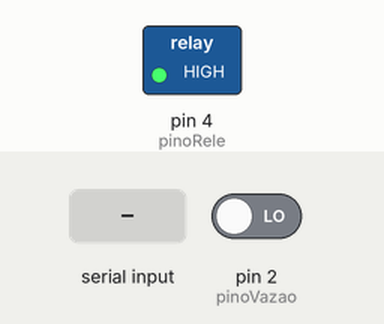
Recording of a sketch running on a simulated Arduino Uno, built with avr-gcc and run on an emulated ATmega328P. On the bench: switched loads named in the sketch (green lamp = pin HIGH). Inputs (shaded band) come from the test bench; at power-on: pin 2 (pinoVazao) LOW.

Above: at 1.2 s.
1.3 s: "IniciaIrrigacao" received over Serial
At 2.7 s:
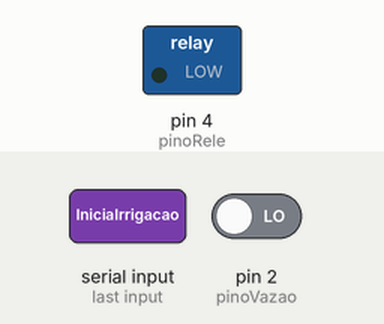
3.8 s: "CancelaIrrigacao" received over Serial
At 5.8 s:
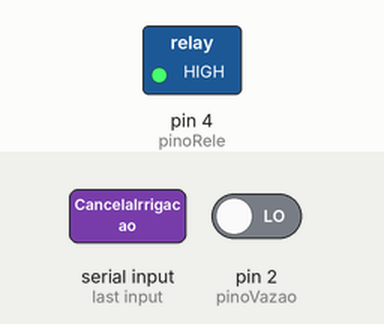
Timing chart, 0 to 7.3 s (numbered marks = the images above; inputs shaded):
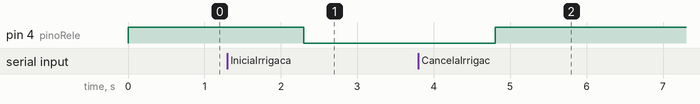

Measured:
- after the input at 1.3 s, pin 4 (pinoRele): HIGH → LOW after 1.0 s
- after the input at 3.8 s, pin 4 (pinoRele): LOW → HIGH after 1.0 s

The sketch:

atuador.ino
```cpp
/*
 * Programa: codigo do atuador (rele e sensor de vazao)
 * Autora: Sayonara
 */

#define pinoVazao 2
#define pinoRele 4

int pulsoAtual = 0; //Variavel para armazenar o sinal do sensor de vazao
int pulsoAnterior = 0; //Variavel para armazenar o sinal do sensor de vazao anterior
float vazao = 0; //Vazao apresentada a cada 1s (L/H)
float mediaVazao = 0; //Vazao apresentada a cada 1min (L/H)
volatile int contaPulsos; //Frequencia do sensor de vazao
int qtdSegundos = 0; //Contador de 1 minuto
int inicioIntervalo = 0;
int intervalo = 0; //contador de 1 segundo
String mensagem;


void setup()
{
  pinMode(pinoRele, OUTPUT);
  digitalWrite(pinoRele,HIGH);

  Serial.begin(115200);

  pinMode(pinoVazao, INPUT);
  inicioIntervalo = millis();
}


void loop ()
{
  pulsoAtual = digitalRead(pinoVazao);

  if(pulsoAtual != pulsoAnterior){
    contaPulsos++;
  }

  pulsoAnterior = pulsoAtual;

  intervalo = millis() - inicioIntervalo;

  //Calcula a vazao a cada 1s
  if(intervalo == 1000){
    vazao = contaPulsos * 7.5; //7,5: razao entre vazao e frequencia
    mediaVazao = mediaVazao + vazao;
    qtdSegundos++;
    inicioIntervalo = millis();
    contaPulsos = 0;

    //Serial.print("Vazao atual: ");
    //Serial.print(vazao); //Vazão de 1s
    //Serial.println(" L/min.");
  }

  //Calcula a vazao a cada 1min e envia a vazao pela porta serial
  if(qtdSegundos == 60){
    mediaVazao = mediaVazao/60;
    //Serial.println("----------------------\n Media da vazao em 1 minuto: ");
    Serial.print(mediaVazao);
    //Serial.println("----------------------");
    qtdSegundos = 0;
    mediaVazao = 0;
    Serial.flush();
   }

   //Verifica se há algum dado no buffer
   if (Serial.available() > 0){
    mensagem = Serial.readString();
    if(mensagem == "IniciaIrrigacao"){
      digitalWrite(pinoRele,LOW);
      }
    if(mensagem == "CancelaIrrigacao"){
      digitalWrite(pinoRele,HIGH);
      }
   }

}
```
